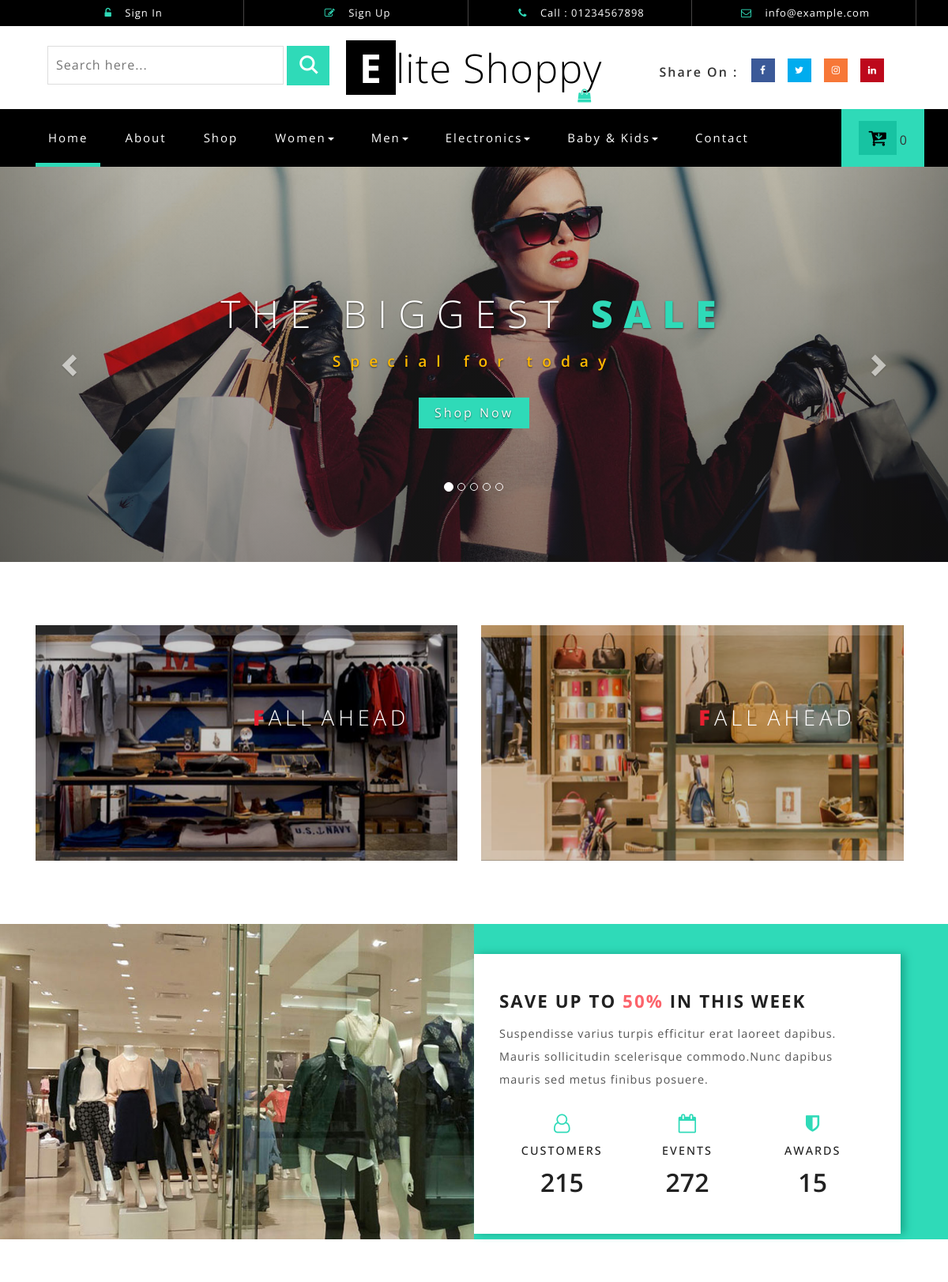
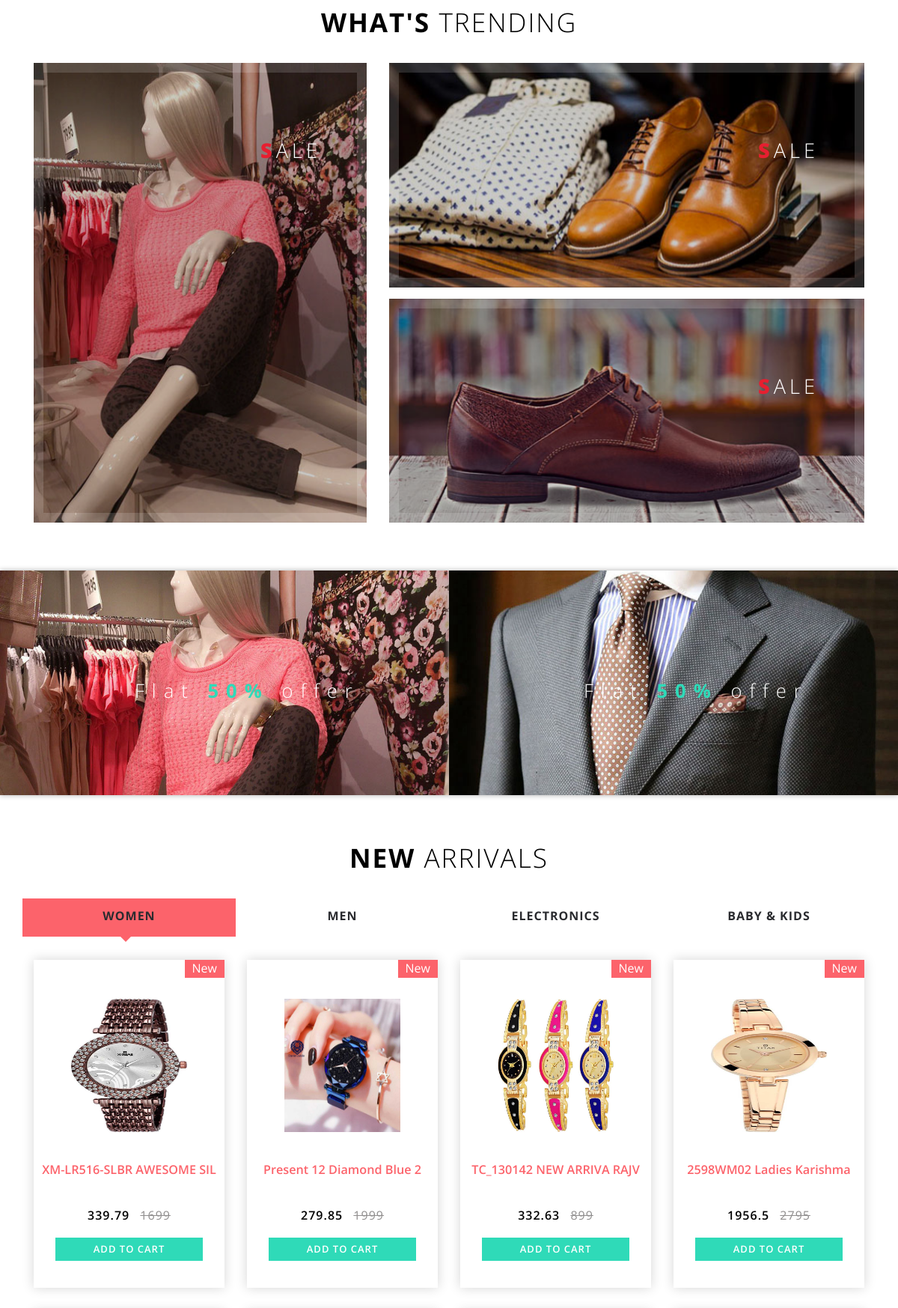
The page / (upper part) on the database its author committed (2 pictures, top to bottom).
### tables this page shows
CREATE TABLE IF NOT EXISTS `category` (
  `cat_id` int(11) NOT NULL AUTO_INCREMENT,
  `name` varchar(20) NOT NULL,
  `image` text NOT NULL,
  PRIMARY KEY (`cat_id`)
);

CREATE TABLE IF NOT EXISTS `product` (
  `product_id` int(11) NOT NULL AUTO_INCREMENT,
  `product_number` varchar(8) NOT NULL,
  `type_id` int(11) NOT NULL,
  `name` varchar(25) NOT NULL,
  `cat_id` int(11) NOT NULL,
  `subcat_id` int(11) NOT NULL,
  `image` text NOT NULL,
  `simage` text NOT NULL,
  `price` varchar(6) NOT NULL,
  `discount` varchar(6) NOT NULL,
  `discount_price` varchar(6) NOT NULL,
  `sell_price` varchar(6) NOT NULL,
  `stoke` varchar(6) NOT NULL,
  `description` text NOT NULL,
  `short_description` text NOT NULL,
  `date` date NOT NULL,
  PRIMARY KEY (`product_id`)
);

### application/controllers/Welcome.php (called while the page is built, shortened)
<?php
class Welcome extends CI_Controller {
	public function index()
	{
		$data['allslider']=$this->dbheader->GetAllSliderData();
		$data['allproduct']=$this->dbheader->GetAllproductData();
		$data['allcat']=$this->dbheader->GetAllCatData();
		$this->load->view('user/header');
		$this->load->view('welcome_message',$data);
		$this->load->view('user/footer');
	}
}

### index.php (called while the page is built, shortened)
<?php
require_once BASEPATH.'core/CodeIgniter.php';

### application/models/dbheader.php (called while the page is built, shortened)
<?php
class dbheader extends CI_Model
{
	function GetAllproductData()
	{
		$sql=$this->db->get('product');
		return $sql->result();
	}
	function GetAllCatData()
	{
		$sql=$this->db->get('category');
		return $sql->result();
	}
	function getallcartdata($user)
	{
		$this->db->where('Email',$user);
		$sql=$this->db->get('cart');
		return $sql->num_rows();
	}
}
?>

### application/views/welcome_message.php (the view, shortened to what this page needs)
<!DOCTYPE html PUBLIC "-//W3C//DTD XHTML 1.0 Transitional//EN" "http://www.w3.org/TR/xhtml1/DTD/xhtml1-transitional.dtd">
<html xmlns="http://www.w3.org/1999/xhtml">
<head>
</head>
<body>
	<div id="myCarousel" class="carousel slide" data-ride="carousel">
		<ol class="carousel-indicators">
			<li data-target="#myCarousel" data-slide-to="0" class="active"></li>
			<li data-target="#myCarousel" data-slide-to="1" class=""></li>
			<li data-target="#myCarousel" data-slide-to="2" class=""></li>
			<li data-target="#myCarousel" data-slide-to="3" class=""></li>
			<li data-target="#myCarousel" data-slide-to="4" class=""></li>
		</ol>
		<div class="carousel-inner" role="listbox">
			<div class="item active">
				<div class="container">
					<div class="carousel-caption">
						<h3>The Biggest <span>Sale</span></h3>
						<p>Special for today</p>
						<a class="hvr-outline-out button2" href="mens.html">Shop Now </a>
					</div>
				</div>
			</div>
		</div>
		<a class="left carousel-control" href="#myCarousel" role="button" data-slide="prev">
			<span class="glyphicon glyphicon-chevron-left" aria-hidden="true"></span>
		</a>
		<a class="right carousel-control" href="#myCarousel" role="button" data-slide="next">
			<span class="glyphicon glyphicon-chevron-right" aria-hidden="true"></span>
		</a>
    </div>
    <div class="banner_bottom_agile_info">
	    <div class="container">
            <div class="banner_bottom_agile_info_inner_w3ls">
    	           <div class="col-md-6 wthree_banner_bottom_grid_three_left1 grid">
						<figure class="effect-roxy">
							<img src="images/bottom1.jpg" alt=" " class="img-responsive" />
							<figcaption>
								<h3><span>F</span>all Ahead</h3>
							</figcaption>
						</figure>
					</div>
					 <div class="col-md-6 wthree_banner_bottom_grid_three_left1 grid">
						<figure class="effect-roxy">
							<img src="images/bottom2.jpg" alt=" " class="img-responsive" />
							<figcaption>
								<h3><span>F</span>all Ahead</h3>
							</figcaption>
						</figure>
					</div>
					<div class="clearfix"></div>
		    </div>
		 </div>
    </div>
	<div class="schedule-bottom">
		<div class="col-md-6 agileinfo_schedule_bottom_left">
			<img src="images/mid.jpg" alt=" " class="img-responsive" />
		</div>
		<div class="col-md-6 agileits_schedule_bottom_right">
			<div class="w3ls_schedule_bottom_right_grid">
				<h3>Save up to <span>50%</span> in this week</h3>
				<p>Suspendisse varius turpis efficitur erat laoreet dapibus.
					Mauris sollicitudin scelerisque commodo.Nunc dapibus mauris sed metus finibus posuere.</p>
				<div class="col-md-4 w3l_schedule_bottom_right_grid1">
					<i class="fa fa-user-o" aria-hidden="true"></i>
					<h4>Customers</h4>
					<h5 class="counter">653</h5>
				</div>
				<div class="col-md-4 w3l_schedule_bottom_right_grid1">
					<i class="fa fa-calendar-o" aria-hidden="true"></i>
					<h4>Events</h4>
					<h5 class="counter">823</h5>
				</div>
				<div class="col-md-4 w3l_schedule_bottom_right_grid1">
					<i class="fa fa-shield" aria-hidden="true"></i>
					<h4>Awards</h4>
					<h5 class="counter">45</h5>
				</div>
				<div class="clearfix"> </div>
			</div>
		</div>
	</div>
	<div class="banner-bootom-w3-agileits">
	<div class="container">
		<h3 class="wthree_text_info">What's <span>Trending</span></h3>
		<div class="col-md-5 bb-grids bb-left-agileits-w3layouts">
			<a href="womens.html">
			   <div class="bb-left-agileits-w3layouts-inner grid">
					<figure class="effect-roxy">
							<img src="images/bb1.jpg" alt=" " class="img-responsive" />
							<figcaption>
								<h3><span>S</span>ale </h3>
							</figcaption>
						</figure>
			    </div>
			</a>
		</div>
		<div class="col-md-7 bb-grids bb-middle-agileits-w3layouts">
		      <a href="mens.html">
		       <div class="bb-middle-agileits-w3layouts grid">
			           <figure class="effect-roxy">
							<img src="images/bottom3.jpg" alt=" " class="img-responsive" />
							<figcaption>
								<h3><span>S</span>ale </h3>
							</figcaption>
						</figure>
		        </div>
				</a>
				<a href="mens.html">
		      <div class="bb-middle-agileits-w3layouts forth grid">
						<figure class="effect-roxy">
							<img src="images/bottom4.jpg" alt=" " class="img-responsive">
							<figcaption>
								<h3><span>S</span>ale </h3>
							</figcaption>
						</figure>
					</div>
					</a>
	</div>
	</div>
    </div>
      <div class="agile_last_double_sectionw3ls">
            <div class="col-md-6 multi-gd-img multi-gd-text ">
					<a href="womens.html"><img src="images/bot_1.jpg" alt=" "><h4>Flat <span>50%</span> offer</h4></a>
			</div>
			 <div class="col-md-6 multi-gd-img multi-gd-text ">
					<a href="womens.html"><img src="images/bot_2.jpg" alt=" "><h4>Flat <span>50%</span> offer</h4></a>
			</div>
	   </div>
	<div class="new_arrivals_agile_w3ls_info">
		<div class="container">
		    <h3 class="wthree_text_info">New <span>Arrivals</span></h3>
				<div id="horizontalTab">
						<ul class="resp-tabs-list">
							<?php
							foreach($allcat as $row)
							{
								?>
                            <li  aria-controls="tab_item-<?php echo $row->cat_id;?>"><?php echo $row->name;?></li>
							   <?php
							}
							?>
						</ul>
                    <div class="resp-tabs-container">
						<div class="tab">
<?php
foreach ($allproduct as $row)
 {
?>							<div aria-controls="tab_item-<?php echo $row->cat_id;?>">
							<div class="col-md-3 product-men" height:300px;>
								<div class="men-pro-item simpleCart_shelfItem">
									<div class="men-thumb-item">
										<img src="<?php echo base_url();?>upload_img/product/<?php echo $row->image;?>" alt="" class="pro-image-front" style="height:250px !important">
											<span class="product-new-top">New</span>
									</div>
									<div class="item-info-product ">
										<h4><a href="<?php echo base_url();?>index.php/user/product/pro_details/<?php echo $row->product_id;?>"><?php echo $row->name?></a></h4>
										<div class="info-product-price">
											<span class="item_price"><?php echo $row->sell_price ?></span>
											<del><?php echo $row->price ?></del>
										</div>
										<div class="snipcart-details top_brand_home_details item_add single-item hvr-outline-out button2">
                                                                                                        <form method="post">
                                                                                                            <fieldset>
                                                                                                                <input type="submit" name="submit" value="Add to cart" class="button" onclick="alert(your Item Successfully in cart)"/>
																</fieldset>
															</form>
														</div>
									</div>
								</div>
							</div>
                            </div>
<?php
}
?>
								</div>
							</div>
							<div class="clearfix"></div>
						</div>
						</div>
					</div>
</body>
</html>

### application/views/user/header.php (shortened to what this page needs)
<!DOCTYPE html>
<html>
<head>
<link href="<?php echo base_url();?>css/user_css/bootstrap.css" rel="stylesheet" type="text/css" media="all" />
<link href="<?php echo base_url();?>css/user_css/style.css" rel="stylesheet" type="text/css" media="all" />
<link href="<?php echo base_url();?>css/user_css/font-awesome.css" rel="stylesheet">
<link href="<?php echo base_url();?>css/user_css/easy-responsive-tabs.css" rel='stylesheet' type='text/css'/>
</head>
<body>
<div class="header" id="home">
	<div class="container">
		<ul>
		 <?php
		     $login=$this->session->userdata('Email');
             if($login)
			 {
				 ?>
                   <li> <a href="#"><i class="fa fa-user" aria-hidden="true"></i> Welcome : <?php echo $login;?> </a></li>
                   <li> <a href="<?php echo base_url();?>index.php/user/login/logout"><i class="fa fa-unlock-alt" aria-hidden="true"></i> Logout </a></li>
                 <?php
			 }
			 else
			 {
				 ?>
            <li> <a href="#" data-toggle="modal" data-target="#myModal"><i class="fa fa-unlock-alt" aria-hidden="true"></i> Sign In </a></li>
			<li> <a href="#" data-toggle="modal" data-target="#myModal2"><i class="fa fa-pencil-square-o" aria-hidden="true"></i> Sign Up </a></li>
                  <?php
			 }
			 ?>
			<li><i class="fa fa-phone" aria-hidden="true"></i> Call : 01234567898</li>
			<li><i class="fa fa-envelope-o" aria-hidden="true"></i> <a href="mailto:info@example.com">info@example.com</a></li>
		</ul>
	</div>
</div>
<div class="header-bot">
	<div class="header-bot_inner_wthreeinfo_header_mid">
		<div class="col-md-4 header-middle">
			<form action="<?php echo base_url();?>index.php/welcome/search" method="post">
					<input type="search" name="search" placeholder="Search here..." required>
					<input type="submit" value=" ">
			</form>
		</div>
			<div class="col-md-4 logo_agile">
				<h1><a href="index.html"><span>E</span>lite Shoppy <i class="fa fa-shopping-bag top_logo_agile_bag" aria-hidden="true"></i></a></h1>
			</div>
		<div class="col-md-4 agileits-social top_content">
						<ul class="social-nav model-3d-0 footer-social w3_agile_social">
						                                   <li class="share">Share On : </li>
															<li><a href="#" class="facebook">
																  <div class="front"><i class="fa fa-facebook" aria-hidden="true"></i></div>
																  <div class="back"><i class="fa fa-facebook" aria-hidden="true"></i></div></a></li>
															<li><a href="#" class="twitter">
																  <div class="front"><i class="fa fa-twitter" aria-hidden="true"></i></div>
																  <div class="back"><i class="fa fa-twitter" aria-hidden="true"></i></div></a></li>
															<li><a href="#" class="instagram">
																  <div class="front"><i class="fa fa-instagram" aria-hidden="true"></i></div>
																  <div class="back"><i class="fa fa-instagram" aria-hidden="true"></i></div></a></li>
															<li><a href="#" class="pinterest">
																  <div class="front"><i class="fa fa-linkedin" aria-hidden="true"></i></div>
																  <div class="back"><i class="fa fa-linkedin" aria-hidden="true"></i></div></a></li>
														</ul>
		</div>
		<div class="clearfix"></div>
	</div>
</div>
<div class="ban-top">
	<div class="container">
		<div class="top_nav_left">
			<nav class="navbar navbar-default">
			  <div class="container-fluid">
				<div class="collapse navbar-collapse menu--shylock" id="bs-example-navbar-collapse-1">
				  <ul class="nav navbar-nav menu__list">
					<li class="active menu__item menu__item--current"><a class="menu__link" href="<?php echo base_url();?>">Home <span class="sr-only">(current)</span></a></li>
					<li class=" menu__item"><a class="menu__link" href="about.html">About</a></li>
                    <li class=" menu__item"><a class="menu__link" href="<?php echo base_url();?>index.php/user/product">Shop</a></li>
                 <?php
				   $AllCategory=$this->dbheader->GetAllCatData();
				   foreach($AllCategory as $cat)
				   {
				 ?>
					<li class="dropdown menu__item">
						<a href="#" class="dropdown-toggle menu__link" data-toggle="dropdown" role="button" aria-haspopup="true" aria-expanded="false"><?php echo $cat->name;?><span class="caret"></span></a>
					</li>
					  <?php
				   }
				   ?>
					<li class=" menu__item"><a class="menu__link" href="contact.html">Contact</a></li>
				  </ul>
				</div>
			  </div>
			</nav>
		</div>
		<div class="top_nav_right">
        <?php
		$login=$this->session->userdata('Email');
		$allcartdat=$this->dbheader->getallcartdata($login);
		?>
			<div class="wthreecartaits wthreecartaits2 cart cart box_1">
						<form  method="post" class="last">
                       <a href="<?php echo base_url();?>index.php/user/cart">
                        <button class="w3view-cart" type="button" name="submit" value=""><i class="fa fa-cart-arrow-down" aria-hidden="true"></i></button></a>
                        <span class badge><?php echo $allcartdat; ?></span>
					</form>
						</div>
		</div>
		<div class="clearfix"></div>
	</div>
</div>
</body>
</html>

### css/user_css/easy-responsive-tabs.css (style rules this page uses)
body { margin: 0px; padding: 0px; }
ul.resp-tabs-list, p { margin: 0px; padding: 0px; }
.resp-tabs-list li { display: inline-block; padding: 12px 20px; margin: 0; list-style: none; cursor: pointer; float: left; color: #2A2B2F; width: 25%; text-align: center; font-size: 1em; font-weight: 700; letter-spacing: 1px; text-transform: uppercase; }
.resp-tabs-container { padding: 0px; clear: left; }
.resp-tab-content { display: none; }
.resp-tab-active { border-bottom: 4px solid #fc636b; margin-bottom: -1px !important; position:relative; background:#fc636b; }
.resp-tab-active:before { content: ''; position: absolute; width: 0; height: 0; border-top: 10px solid #fc636b; border-left: 10px solid rgba(69, 42, 21, 0); border-right: 10px solid rgba(199, 57, 57, 0); left: 45%; top: 103%; transition: 0.5s all; -webkit-transition: 0.5s all; -o-transition: 0.5s all; -moz-transition: 0.5s all; -ms-transition: 0.5s all; }
.resp-tab-active { background-color:#fc636b; }
.resp-tab-content-active { display: block; }

### application/views/user/header.php (style rules this page uses)
.top_nav_right { width:auto !important; }
.item-info-product h4 { height:50px !important; }

### rows shown on the page
category: name "Women", name "WOMEN"
category: name "Men", name "MEN"
category: name "Electronics", name "ELECTRONICS"
category: name "Baby & Kids", name "BABY & KIDS"
product: image (picture), name "XM-LR516-SLBR AWESOME SIL", sell_price "339.79", price "1699"
product: image (picture), name "Present 12 Diamond Blue 2", sell_price "279.85", price "1999"
product: image (picture), name "TC_130142 NEW ARRIVA RAJV", sell_price "332.63", price "899"
product: image (picture), name "2598WM02 Ladies Karishma", sell_price "1956.5", price "2795"

### other values the page prints
$allcartdat "0"
